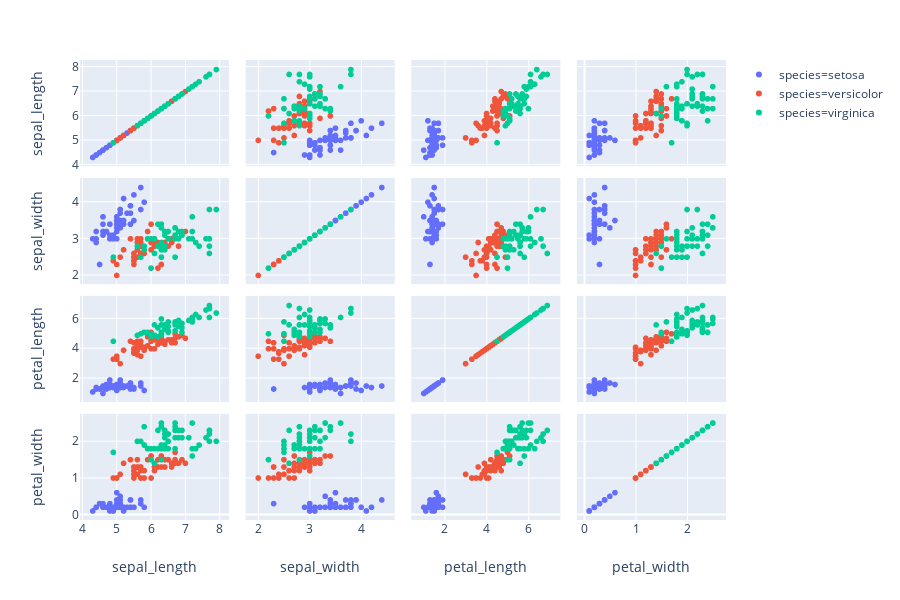

This figure's notebook cell:
### Code cell
px.scatter_matrix(iris, dimensions=["sepal_width", "sepal_length", "petal_width", "petal_length"], color="species")

### Figure 1 — Plotly figure (JSON) as saved in the notebook; plotly's stock layout.template omitted (floating-point values rounded to 4 significant figures)
{"data": [{"dimensions": [{"axis": {"matches": true}, "label": "sepal_length", "values": [5.1, 4.9, 4.7, 4.6, 5, 5.4, 4.6, 5, 4.4, 4.9, 5.4, 4.8, 4.8, 4.3, 5.8, 5.7, 5.4, 5.1, 5.7, 5.1, 5.4, 5.1, 4.6, 5.1, 4.8, 5, 5, 5.2, 5.2, 4.7, 4.8, 5.4, 5.2, 5.5, 4.9, 5, 5.5, 4.9, 4.4, 5.1, 5, 4.5, 4.4, 5, 5.1, 4.8, 5.1, 4.6, 5.3, 5]}, {"axis": {"matches": true}, "label": "sepal_width", "values": [3.5, 3, 3.2, 3.1, 3.6, 3.9, 3.4, 3.4, 2.9, 3.1, 3.7, 3.4, 3, 3, 4, 4.4, 3.9, 3.5, 3.8, 3.8, 3.4, 3.7, 3.6, 3.3, 3.4, 3, 3.4, 3.5, 3.4, 3.2, 3.1, 3.4, 4.1, 4.2, 3.1, 3.2, 3.5, 3.1, 3, 3.4, 3.5, 2.3, 3.2, 3.5, 3.8, 3, 3.8, 3.2, 3.7, 3.3]}, {"axis": {"matches": true}, "label": "petal_length", "values": [1.4, 1.4, 1.3, 1.5, 1.4, 1.7, 1.4, 1.5, 1.4, 1.5, 1.5, 1.6, 1.4, 1.1, 1.2, 1.5, 1.3, 1.4, 1.7, 1.5, 1.7, 1.5, 1, 1.7, 1.9, 1.6, 1.6, 1.5, 1.4, 1.6, 1.6, 1.5, 1.5, 1.4, 1.5, 1.2, 1.3, 1.5, 1.3, 1.5, 1.3, 1.3, 1.3, 1.6, 1.9, 1.4, 1.6, 1.4, 1.5, 1.4]}, {"axis": {"matches": true}, "label": "petal_width", "values": [0.2, 0.2, 0.2, 0.2, 0.2, 0.4, 0.3, 0.2, 0.2, 0.1, 0.2, 0.2, 0.1, 0.1, 0.2, 0.4, 0.4, 0.3, 0.3, 0.3, 0.2, 0.4, 0.2, 0.5, 0.2, 0.2, 0.4, 0.2, 0.2, 0.2, 0.2, 0.4, 0.1, 0.2, 0.1, 0.2, 0.2, 0.1, 0.2, 0.2, 0.3, 0.3, 0.2, 0.6, 0.4, 0.3, 0.2, 0.2, 0.2, 0.2]}], "hoverlabel": {"namelength": 0}, "hovertemplate": "species=setosa<br>%{xaxis.title.text}=%{x}<br>%{yaxis.title.text}=%{y}", "legendgroup": "species=setosa", "marker": {"color": "#636efa", "symbol": "circle"}, "name": "species=setosa", "showlegend": true, "type": "splom", "uid": "a5f59289-c20f-4855-bd25-b7f5a5be87c1"}, {"dimensions": [{"axis": {"matches": true}, "label": "sepal_length", "values": [7, 6.4, 6.9, 5.5, 6.5, 5.7, 6.3, 4.9, 6.6, 5.2, 5, 5.9, 6, 6.1, 5.6, 6.7, 5.6, 5.8, 6.2, 5.6, 5.9, 6.1, 6.3, 6.1, 6.4, 6.6, 6.8, 6.7, 6, 5.7, 5.5, 5.5, 5.8, 6, 5.4, 6, 6.7, 6.3, 5.6, 5.5, 5.5, 6.1, 5.8, 5, 5.6, 5.7, 5.7, 6.2, 5.1, 5.7]}, {"axis": {"matches": true}, "label": "sepal_width", "values": [3.2, 3.2, 3.1, 2.3, 2.8, 2.8, 3.3, 2.4, 2.9, 2.7, 2, 3, 2.2, 2.9, 2.9, 3.1, 3, 2.7, 2.2, 2.5, 3.2, 2.8, 2.5, 2.8, 2.9, 3, 2.8, 3, 2.9, 2.6, 2.4, 2.4, 2.7, 2.7, 3, 3.4, 3.1, 2.3, 3, 2.5, 2.6, 3, 2.6, 2.3, 2.7, 3, 2.9, 2.9, 2.5, 2.8]}, {"axis": {"matches": true}, "label": "petal_length", "values": [4.7, 4.5, 4.9, 4, 4.6, 4.5, 4.7, 3.3, 4.6, 3.9, 3.5, 4.2, 4, 4.7, 3.6, 4.4, 4.5, 4.1, 4.5, 3.9, 4.8, 4, 4.9, 4.7, 4.3, 4.4, 4.8, 5, 4.5, 3.5, 3.8, 3.7, 3.9, 5.1, 4.5, 4.5, 4.7, 4.4, 4.1, 4, 4.4, 4.6, 4, 3.3, 4.2, 4.2, 4.2, 4.3, 3, 4.1]}, {"axis": {"matches": true}, "label": "petal_width", "values": [1.4, 1.5, 1.5, 1.3, 1.5, 1.3, 1.6, 1, 1.3, 1.4, 1, 1.5, 1, 1.4, 1.3, 1.4, 1.5, 1, 1.5, 1.1, 1.8, 1.3, 1.5, 1.2, 1.3, 1.4, 1.4, 1.7, 1.5, 1, 1.1, 1, 1.2, 1.6, 1.5, 1.6, 1.5, 1.3, 1.3, 1.3, 1.2, 1.4, 1.2, 1, 1.3, 1.2, 1.3, 1.3, 1.1, 1.3]}], "hoverlabel": {"namelength": 0}, "hovertemplate": "species=versicolor<br>%{xaxis.title.text}=%{x}<br>%{yaxis.title.text}=%{y}", "legendgroup": "species=versicolor", "marker": {"color": "#EF553B", "symbol": "circle"}, "name": "species=versicolor", "showlegend": true, "type": "splom", "uid": "65ebcfc6-1bdf-490c-85d3-6a37c9456b6b"}, {"dimensions": [{"axis": {"matches": true}, "label": "sepal_length", "values": [6.3, 5.8, 7.1, 6.3, 6.5, 7.6, 4.9, 7.3, 6.7, 7.2, 6.5, 6.4, 6.8, 5.7, 5.8, 6.4, 6.5, 7.7, 7.7, 6, 6.9, 5.6, 7.7, 6.3, 6.7, 7.2, 6.2, 6.1, 6.4, 7.2, 7.4, 7.9, 6.4, 6.3, 6.1, 7.7, 6.3, 6.4, 6, 6.9, 6.7, 6.9, 5.8, 6.8, 6.7, 6.7, 6.3, 6.5, 6.2, 5.9]}, {"axis": {"matches": true}, "label": "sepal_width", "values": [3.3, 2.7, 3, 2.9, 3, 3, 2.5, 2.9, 2.5, 3.6, 3.2, 2.7, 3, 2.5, 2.8, 3.2, 3, 3.8, 2.6, 2.2, 3.2, 2.8, 2.8, 2.7, 3.3, 3.2, 2.8, 3, 2.8, 3, 2.8, 3.8, 2.8, 2.8, 2.6, 3, 3.4, 3.1, 3, 3.1, 3.1, 3.1, 2.7, 3.2, 3.3, 3, 2.5, 3, 3.4, 3]}, {"axis": {"matches": true}, "label": "petal_length", "values": [6, 5.1, 5.9, 5.6, 5.8, 6.6, 4.5, 6.3, 5.8, 6.1, 5.1, 5.3, 5.5, 5, 5.1, 5.3, 5.5, 6.7, 6.9, 5, 5.7, 4.9, 6.7, 4.9, 5.7, 6, 4.8, 4.9, 5.6, 5.8, 6.1, 6.4, 5.6, 5.1, 5.6, 6.1, 5.6, 5.5, 4.8, 5.4, 5.6, 5.1, 5.1, 5.9, 5.7, 5.2, 5, 5.2, 5.4, 5.1]}, {"axis": {"matches": true}, "label": "petal_width", "values": [2.5, 1.9, 2.1, 1.8, 2.2, 2.1, 1.7, 1.8, 1.8, 2.5, 2, 1.9, 2.1, 2, 2.4, 2.3, 1.8, 2.2, 2.3, 1.5, 2.3, 2, 2, 1.8, 2.1, 1.8, 1.8, 1.8, 2.1, 1.6, 1.9, 2, 2.2, 1.5, 1.4, 2.3, 2.4, 1.8, 1.8, 2.1, 2.4, 2.3, 1.9, 2.3, 2.5, 2.3, 1.9, 2, 2.3, 1.8]}], "hoverlabel": {"namelength": 0}, "hovertemplate": "species=virginica<br>%{xaxis.title.text}=%{x}<br>%{yaxis.title.text}=%{y}", "legendgroup": "species=virginica", "marker": {"color": "#00cc96", "symbol": "circle"}, "name": "species=virginica", "showlegend": true, "type": "splom", "uid": "705ec985-5970-4be3-94d4-dd00b9ac8a23"}], "layout": {"dragmode": "select", "height": 600, "legend": {"tracegroupgap": 0}, "margin": {"t": 60}}}
